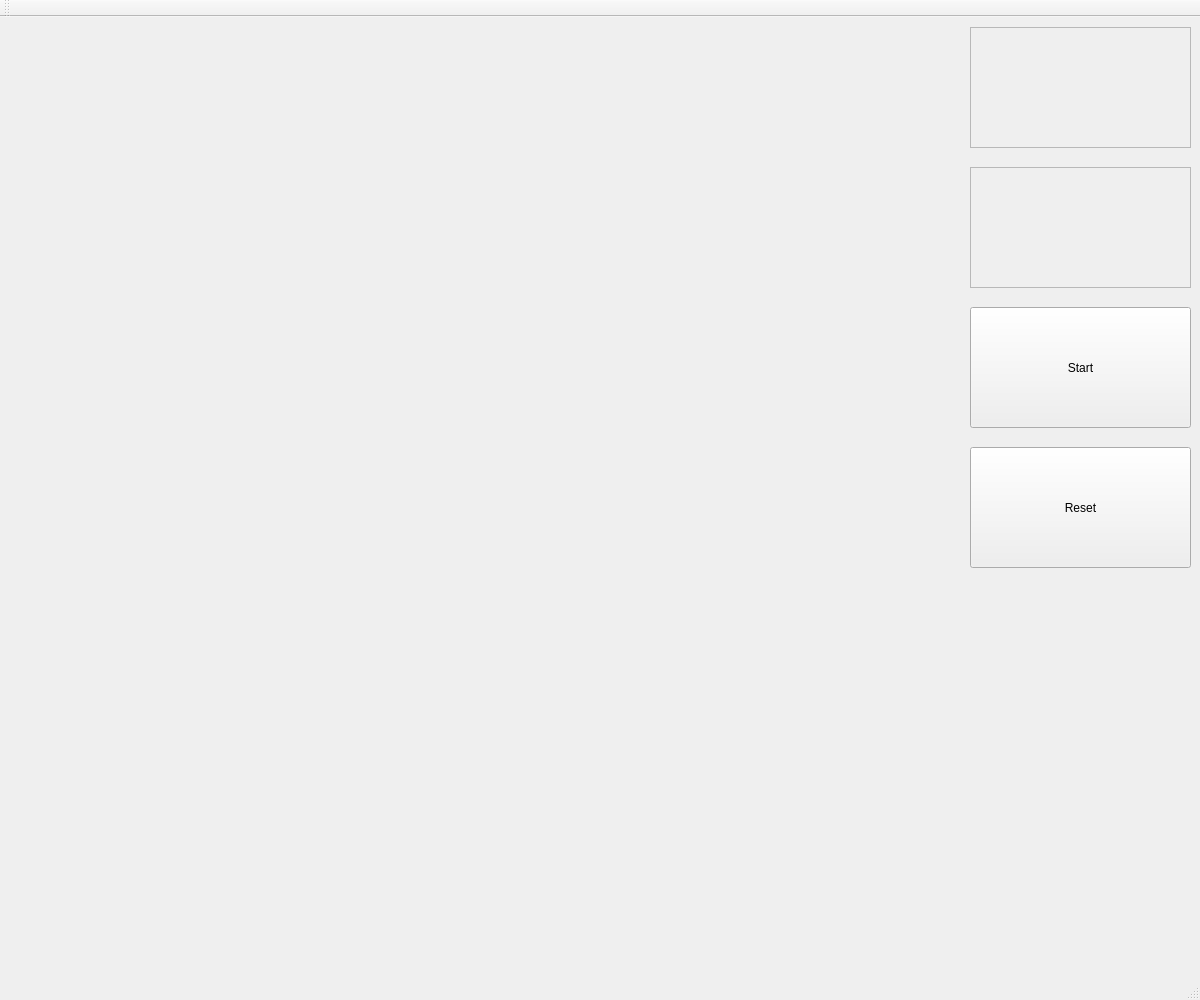
<?xml version="1.0" encoding="UTF-8"?>
<ui version="4.0">
 <class>MainWindow</class>
 <widget class="QMainWindow" name="MainWindow">
  <property name="geometry">
   <rect>
    <x>0</x>
    <y>0</y>
    <width>1200</width>
    <height>1000</height>
   </rect>
  </property>
  <property name="maximumSize">
   <size>
    <width>1200</width>
    <height>1000</height>
   </size>
  </property>
  <property name="windowTitle">
   <string>MainWindow</string>
  </property>
  <widget class="QWidget" name="centralWidget">
   <widget class="QFrame" name="timer">
    <property name="geometry">
     <rect>
      <x>970</x>
      <y>10</y>
      <width>221</width>
      <height>121</height>
     </rect>
    </property>
    <property name="frameShape">
     <enum>QFrame::StyledPanel</enum>
    </property>
    <property name="frameShadow">
     <enum>QFrame::Raised</enum>
    </property>
   </widget>
   <widget class="QFrame" name="frame">
    <property name="geometry">
     <rect>
      <x>970</x>
      <y>150</y>
      <width>221</width>
      <height>121</height>
     </rect>
    </property>
    <property name="frameShape">
     <enum>QFrame::StyledPanel</enum>
    </property>
    <property name="frameShadow">
     <enum>QFrame::Raised</enum>
    </property>
   </widget>
   <widget class="QPushButton" name="startButton">
    <property name="geometry">
     <rect>
      <x>970</x>
      <y>290</y>
      <width>221</width>
      <height>121</height>
     </rect>
    </property>
    <property name="text">
     <string>Start</string>
    </property>
   </widget>
   <widget class="QPushButton" name="Reset">
    <property name="geometry">
     <rect>
      <x>970</x>
      <y>430</y>
      <width>221</width>
      <height>121</height>
     </rect>
    </property>
    <property name="text">
     <string>Reset</string>
    </property>
   </widget>
   <widget class="QWidget" name="verticalLayoutWidget">
    <property name="geometry">
     <rect>
      <x>10</x>
      <y>10</y>
      <width>950</width>
      <height>950</height>
     </rect>
    </property>
    <layout class="QVBoxLayout" name="verticalLayout"/>
   </widget>
  </widget>
  <widget class="QToolBar" name="mainToolBar">
   <attribute name="toolBarArea">
    <enum>TopToolBarArea</enum>
   </attribute>
   <attribute name="toolBarBreak">
    <bool>false</bool>
   </attribute>
  </widget>
  <widget class="QStatusBar" name="statusBar"/>
 </widget>
 <layoutdefault spacing="6" margin="11"/>
 <resources/>
 <connections/>
</ui>
